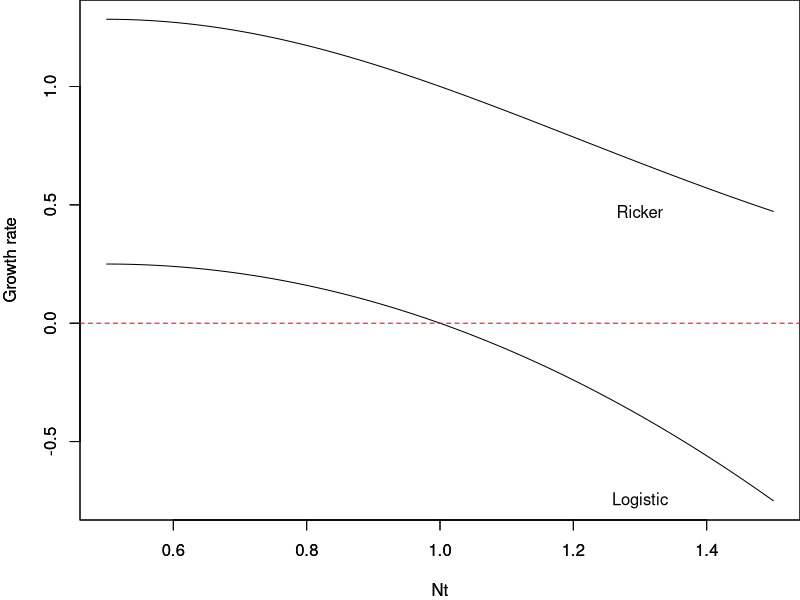
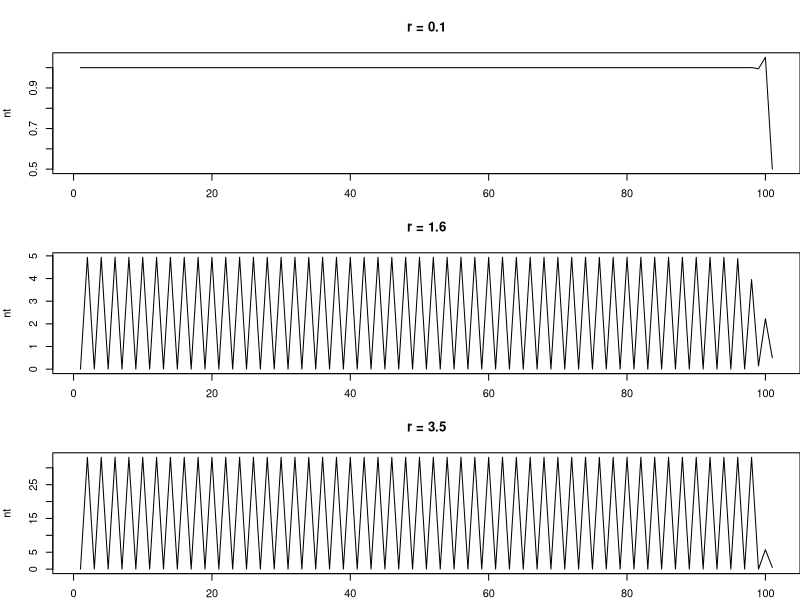
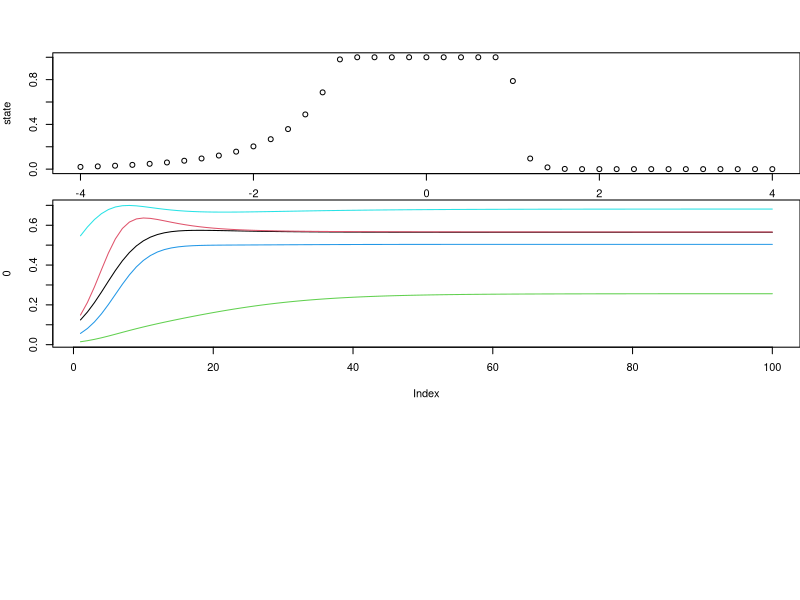

Write the R code that produced these figures, in order.
## ---- chunk 1
# 環境収容力を１とした
logistic = \(Nt,r) r*(1-Nt/1)
ricker = \(Nt,r) exp( r*(1-Nt/1) )

df = data.frame(
    Nt = seq(0.5,1.5,0.01),
    r = seq(0.5,1.5,0.01),
    logistic = NA,
    ricker = NA
)
for(i in 1:nrow(df)){
    nt = df$Nt[i]
    r = df$r[i]
    df[i,"logistic"] = logistic(nt, r)
    df[i,"ricker"] = ricker(nt, r)
}

## ---- chunk 2

xlim = range(df$Nt)
ylim = range(df[,3:4])
xlab = "Nt"
ylab = "Growth rate"

par(mar = c(4, 4, 0, 0)) 
plot(df$Nt, df[,"logistic"], type="l", 
     xlim=xlim, ylim=ylim,
     xlab=xlab, ylab=ylab)
par(new=TRUE)
plot(df$Nt, df[,"ricker"], type="l", 
     xlim=xlim, ylim=ylim,
     xlab=xlab, ylab=ylab)
abline(h=0, lty=2, col="red")

text(1.3, df[nrow(df),c("logistic")], "Logistic", cex=1)
text(1.3, df[nrow(df),c("ricker")], "Ricker", cex=1)
## ---- chunk 3

par(
    mfrow =c (3,1),
    mar = c(2,4,4,0)
)

for(r in c(0.1, 1.6, 3.5)){

    nt = 0.5
    for(t in 1:100) nt = c(ricker(nt[1], r), nt)
    plot(nt, type='l', xlab="")
    title(paste("r =", r))
}

## ---- chunk 4

state = c()
for(r in seq(-4, 4, 0.2)){
    nt = 0.5
    for(t in 1:100) nt = ricker(nt, r)
    state = c(state, nt)
}

plot(seq(-4, 4, 0.2), state, xlab="r")
## ---- chunk 5
set.seed(250721)

ms_ricker = \(N, r, A) exp( r*(1+A%*%N) ) * N

times = 100
sp = 10

# -- generate dynamics
N0 = as.integer( runif(sp, 1, 10) )
r = runif(sp, 0.2,0.5)

A = matrix(rnorm(sp*sp, mean=-0.2,sd=0.1), nrow=sp, ncol=sp)
A[which(abs(A)>0.25)] = 0
diag(A) = -1

mat = matrix(0, nrow=times, ncol=sp)
N = N0
for(i in 1:times) {N = ms_ricker(N, r, A); mat[i,]=N}
par(mar = c(4, 4, 0, 0)) 
plot(0, type="n", ylim=range(mat), xlim=c(1,times))
for(i in 1:5)lines(mat[,i], col=i)
